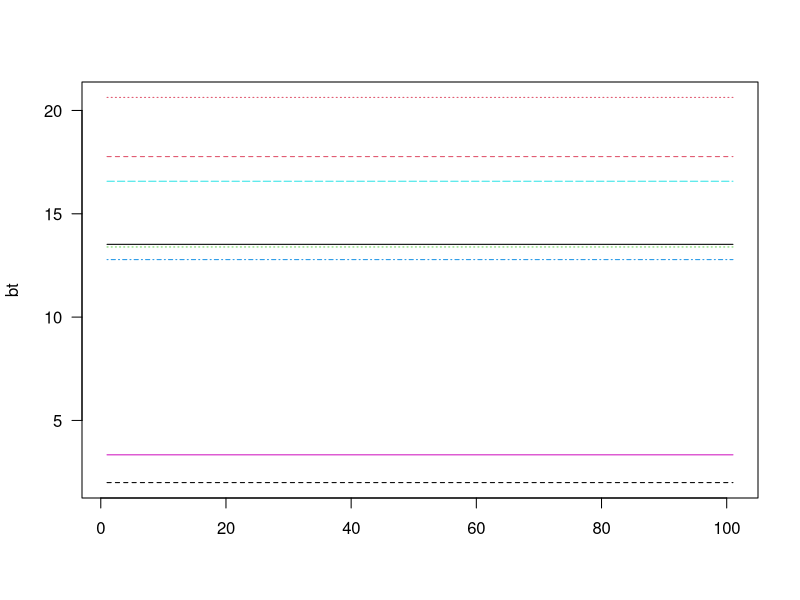
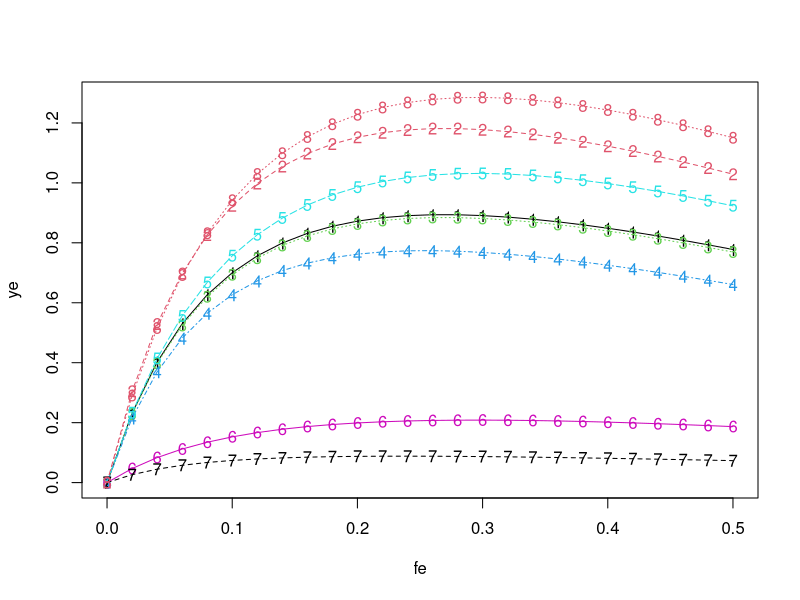

These figures' R source, in order:
# |---------------------------------------------------------------------------|
# | Delay Difference Model
# |---------------------------------------------------------------------------|
setwd("/Users/stevenmartell1/Documents/IPHC/IPHC-project/HTM/")
set.seed(939)



# |---------------------------------------------------------------------------|
# | Model parameters
# |---------------------------------------------------------------------------|
A       <- 8    				#Number of areas
agek    <- 6
bo      <- 100
reck    <- 12
m       <- 0.15
s       <- exp(-m)
alpha   <- 5.7557
rho     <- 0.9048374
wk      <- alpha * (1-rho^agek)/(1-rho)
 

# |----------------------------------------------------------------------------|
# | Movement matrix based on gravity model
# |----------------------------------------------------------------------------|
R       <- 4.5
g       <- rnorm(A,0,1.0)
P       <- matrix(exp(g),nrow=A,ncol=A,byrow=FALSE)
diag(P) <- diag(P) + exp(R)
P       <- t(P)/rowSums(P)
# P       <- diag(1,A)



# |----------------------------------------------------------------------------|
# | Equilibrium unfished conditions.
# |----------------------------------------------------------------------------|
apportion <- runif(A,0.0,1.0)
apportion <- apportion/sum(apportion)

be        <- bo * apportion
ze        <- rep(log(s/(1-s)),A)
se        <- exp(ze %*% P)/(1+exp(ze %*% P))
we        <- -(se*alpha - wk*(se) + wk)/(-1 + (se)*rho)
re        <- -be*(se*alpha+se*rho*we-we)/(we*wk)
ne        <- be / we
ro        <- sum(re)

pe        <- re/sum(re)
so        <- reck * (ro/bo)
beta      <- (reck-1.0)/bo
aj        <- reck * (re/be)
bj        <- (reck-1.0)/be

# |----------------------------------------------------------------------------|
# | Equilibrium fished conditions.
# |----------------------------------------------------------------------------|
# | Given a vector of fishing mortality rates calculate corresponding 
# | equilibrium conditions, including yields (ye)
ue <- rep(0.5,A)
equil <- function(ue)
{	
	ue <- c(1,1,1,1,0.8,0.8,0.8,0.8)*ue
	ze <- rep(log(s/(1-s)),A)
	se <- exp(ze %*% P)/(1+exp(ze %*% P))*(1-ue)
	we <- -(se*alpha - wk*(se) + wk)/(-1 + (se)*rho)
	be <- -(-we+se*alpha+se*rho*we+wk*aj*we)/(bj*(-we+se*alpha+se*rho*we))
	re <- aj*be/(1.0+bj*be)
	for(i in 1:100)
	{
		re <- pe * (so*sum(be)/(1+beta*sum(be)))
		be <- se * be *(alpha/we+rho)+ wk*re 
	}
	ne <- be / we
	ye <- ue * be
	return(ye)
}

YE <- function(log.ue)
{
	ue <- exp(log.ue)
	ye<- equil(ue)
	return(sum(ye))
}


# |----------------------------------------------------------------------------|
# | Dynamic calculations
# |----------------------------------------------------------------------------|
T  <- 100
bt = nt = rt = wt = matrix(NA,nrow=T+1,ncol=A)
bt[1,] = be
nt[1,] = ne
rt[1,] = re #pe*ro 
wt[1,] = be/ne
for(i in 1:T)
{

	if(i <= agek)
	{
		rt[i,] = re#pe*ro 
	}
	else
	{
		st     <- sum(bt[i-agek,])
		rt[i,] = pe*(so*st/(1.+beta*st))
	}

	bt[i+1,] <- (se)*(alpha*nt[i,]+rho*bt[i,]) + wk*rt[i,]
	nt[i+1,] <- (se)*nt[i,] + rt[i,]
	wt[i+1,] <- bt[i+1,]/nt[i+1,]
}

matplot(bt,type="l",las=1)
fe <- seq(0,0.5,by=0.02)
ye <- t(sapply(fe,equil))
matplot(fe,ye,type="o")